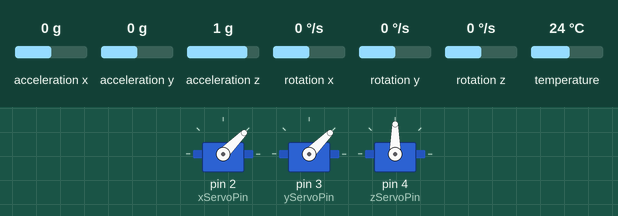
Simulated run of this sketch. Board: Arduino Uno, built with avr-gcc and run on an emulated ATmega328P. Shown: 3 × servo. The inputs (shaded band) are chosen by the test bench; at power-on: rotation x 0 °/s, rotation y 0 °/s, acceleration x 0 g, acceleration y 0 g, acceleration z 1 g, rotation z 0 °/s, temperature 24 °C. What the sketch prints to the serial monitor is not drawn.

Above: at 1.2 s.
1.3 s: rotation x set to -57 °/s
2.8 s: rotation x set to -68 °/s
At 3.9 s:
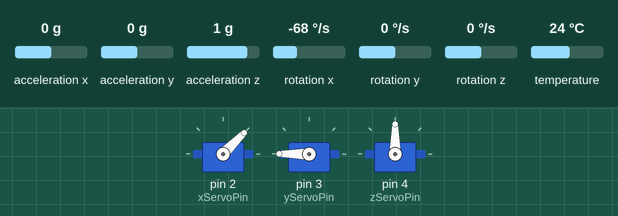
5.8 s: rotation y set to -55 °/s
At 7.16 s:
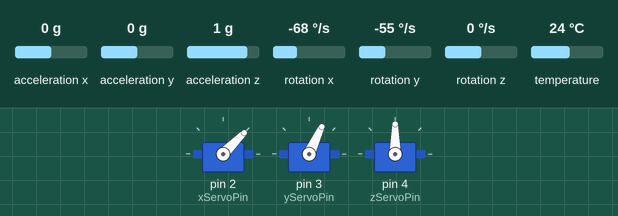
8.8 s: rotation y set to -67 °/s
At 10.7 s:
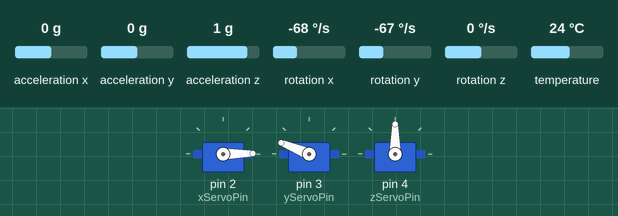
11.8 s: rotation x set to 55 °/s
14.8 s: rotation x set to 66 °/s
At 15.14 s:
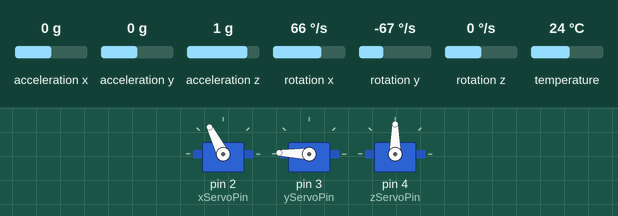
Timing chart, 0 to 20.6 s (numbered marks = the images above; inputs shaded):
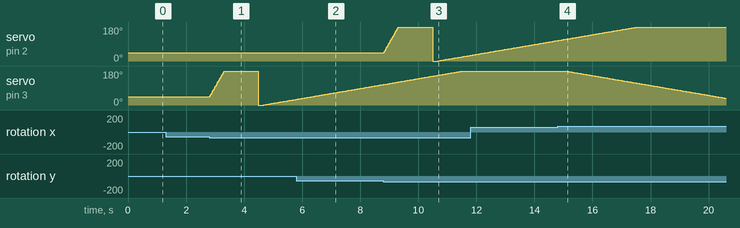

The sketch:

Balancer.ino
```cpp
/*
Author: Einar Söderberg Beckman
Date 2025-02-07
A project that uses two servo motors and an accelerometer to create a stabilized plane.
*/

//Imports needed libraries
#include <Servo.h>
#include <Adafruit_MPU6050.h>
#include <Adafruit_Sensor.h>

//Constructs objects
Servo xServo;
Servo yServo;
Servo zServo;
Adafruit_MPU6050 mpu;

//Initiates constant variables
const int xServoPin = 2;
const int yServoPin = 3;
const int zServoPin = 4;
const int xArrayLength = 5;
const int yArrayLength = 5;

//Initiates global variables
float xAngle = 45;
float yAngle = 45;
int xArray[xArrayLength];
int yArray[yArrayLength];
int xArrayPos = 0;
int yArrayPos = 0;
sensors_event_t a, g, temp;


void setup() {
  // Init communications
  Serial.begin(115200);

  //Attach servos to servo pins
  xServo.attach(xServoPin);
  yServo.attach(yServoPin);
  zServo.attach(zServoPin);

  //See that sensor is connected, if not it prints an error and stops the program, otherwise it continues.
  if (!mpu.begin()) {
    Serial.println("Failed to find MPU6050 chip");
    while (1) {
      delay(10);
    }
  }
  Serial.println("MPU6050 Found!");

  //Sensor settings
  mpu.setAccelerometerRange(MPU6050_RANGE_8_G);
  mpu.setGyroRange(MPU6050_RANGE_500_DEG);
  mpu.setFilterBandwidth(MPU6050_BAND_21_HZ);
}

void loop() {
  mpu.getEvent(&a, &g, &temp); //Collects data from the sensor

  xAngle += averageX(float(g.gyro.y * -58 * 0.0160)); //Converts collected rotation values from radians to degrees in the other direction and adjust the values for multiple readings per second
  yAngle += averageY(float(g.gyro.x * -58 * 0.0160));
  xServo.write(xAngle);
  yServo.write(yAngle);
  delay(1); //The sensor needs a delay to work properly
}


/*
Stores incoming values in the "xArray" global array and extracts a mean worth intended for the x-axis servo.
Parameters: in as float
Returns: float
*/
float averageX(float in) {
  float xSum = 0;
  xArray[xArrayPos] = in;

  xArrayPos++;

  //Resets the position value if it is more than the array length
  if (xArrayPos > xArrayLength) {
    xArrayPos = 0;
  }

  for (int i = 0; i < xArrayLength; i++) {
    xSum = xSum + xArray[i];
  }

  xSum = xSum / xArrayLength;

  return xSum;
}


/*
Stores incoming values in the "yArray" global array and extracts a mean worth intended for the y-axis servo.
Parameters: in as float
Returns: float
*/
float averageY(float in) {
  float ySum = 0;
  yArray[yArrayPos] = in;

  yArrayPos++;

  //Resets the position value if it is more than the array length
  if (yArrayPos > yArrayLength) {
    yArrayPos = 0;
  }

  for (int i = 0; i < yArrayLength; i++) {
    ySum = ySum + yArray[i];
  }

  ySum = ySum / yArrayLength;

  return ySum;
}
```

Measured:
- the behaviour switches between -61 and -62 °/s on rotation x (found by bisection; images 0 and 1)
- the behaviour switches between -61 and -62 °/s on rotation y (found by bisection; images 2 and 3)
- the behaviour switches between 61 and 62 °/s on rotation x (found by bisection; images 3 and 4)
- after the input at 1.3 s, every drawn part: stays the same
- after the input at 14.8 s, servo on pin 3 (yServoPin): moves from 180° to 36° over 5.5 s, starting after 0.29 s
